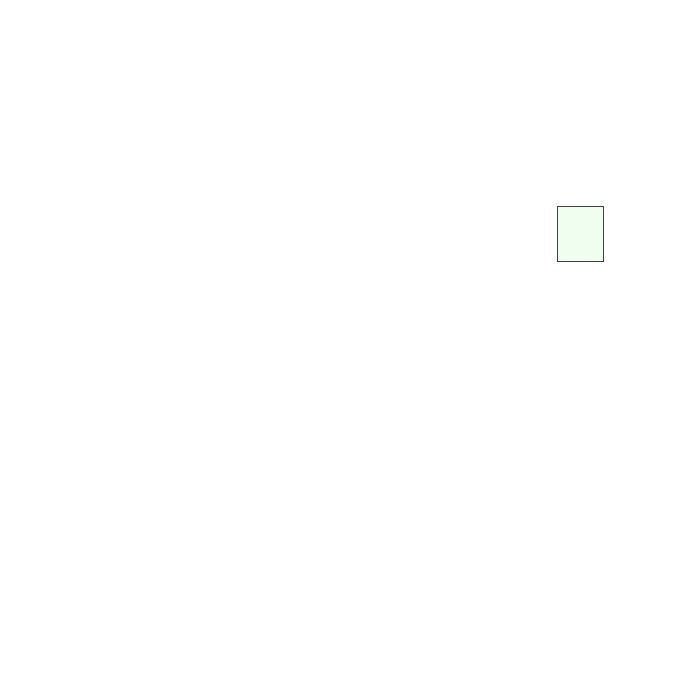
Frame 1 (no input)
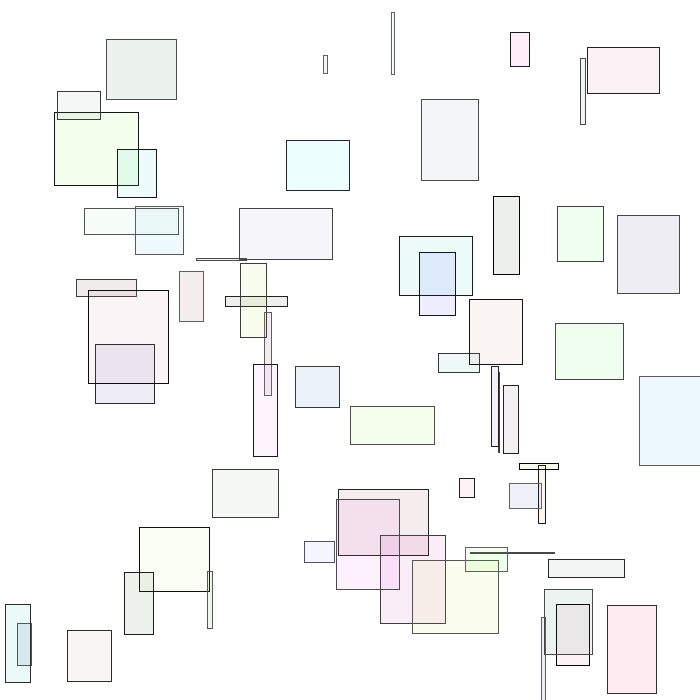
Frame 60 (the mouse pressed at the canvas centre just before this capture)
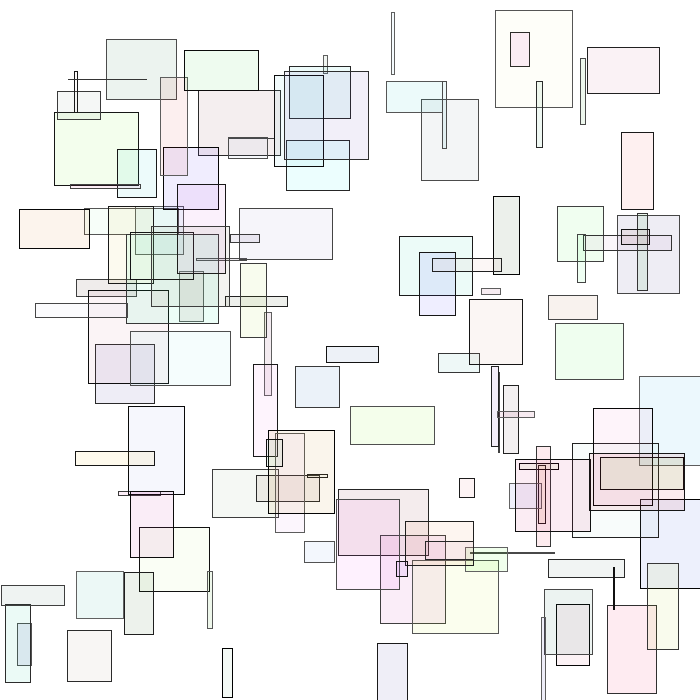
Frame 120 (the mouse held since frame 60 and released just before this capture)

The Processing sketch that drew these frames (run headless with seeded random() and noise(); from frame 60 on, the mouse is pressed at the canvas centre):

// Processing sketch: basic_4
// ── basic_4.pde
void setup() {
	size(700,700);
	background(255,255,255);
}

void draw() {
	
	stroke(random(100));
	// noStroke();
	fill(random(255), random(255), random(255),20);
	rect(random(650), random(650), random(100), random(100));

	// stroke(255,0,0);
	// line(50,50, 700, frameCount);
}

void keyReleased(){
  if(key=='s' || key=='S'){
    save("image-" + frameCount + ".jpeg");
  }
}
